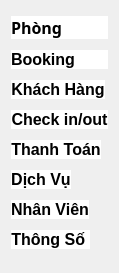
   <widget class="QWidget" name="verticalLayoutWidget">
    <property name="geometry">
     <rect>
      <x>20</x>
      <y>140</y>
      <width>111</width>
      <height>273</height>
     </rect>
    </property>
    <layout class="QVBoxLayout" name="verticalLayout_3">
     <item>
      <widget class="QPushButton" name="pushButton_19">
       <property name="font">
        <font>
         <family>Montserrat</family>
         <pointsize>12</pointsize>
         <weight>75</weight>
         <bold>true</bold>
        </font>
       </property>
       <property name="layoutDirection">
        <enum>Qt::LeftToRight</enum>
       </property>
       <property name="styleSheet">
        <string notr="true">QPushButton {
	background-color:white;
	border:1px;
	font-family: &quot;Montserrat&quot;;
	font-size:12pt;
	font-weight: bold;
	text-align: left;
}
QPushButton:hover {
	background-color:white;
	border:1px;
	font-family: &quot;Montserrat&quot;;
	font-size:13pt;
	font-weight: bold;
	text-align: left;
}
	</string>
       </property>
       <property name="text">
        <string>Phòng</string>
       </property>
      </widget>
     </item>
     <item>
      <widget class="QPushButton" name="pushButton_20">
       <property name="styleSheet">
        <string notr="true">QPushButton {
	background-color:white;
	border:1px;
	font-family: &quot;Montserrat&quot;;
	font-size:12pt;
	font-weight: bold;
	text-align: left;
}
QPushButton:hover {
	background-color:white;
	border:1px;
	font-family: &quot;Montserrat&quot;;
	font-size:13pt;
	font-weight: bold;
	text-align: left;
}</string>
       </property>
       <property name="text">
        <string>Booking</string>
       </property>
      </widget>
     </item>
     <item alignment="Qt::AlignLeft">
      <widget class="QPushButton" name="pushButton_21">
       <property name="styleSheet">
        <string notr="true">QPushButton {
	background-color:white;
	border:1px;
	font-family: &quot;Montserrat&quot;;
	font-size:12pt;
	font-weight: bold;
}
QPushButton:hover {
	background-color:white;
	border:1px;
	font-family: &quot;Montserrat&quot;;
	font-size:13pt;
	font-weight: bold;
	text-align: left;
}</string>
       </property>
       <property name="text">
        <string>Khách Hàng</string>
       </property>
      </widget>
     </item>
     <item alignment="Qt::AlignLeft">
      <widget class="QPushButton" name="pushButton_22">
       <property name="styleSheet">
        <string notr="true">QPushButton {
	background-color:white;
	border:1px;
	font-family: &quot;Montserrat&quot;;
	font-size:12pt;
	font-weight: bold;
}
QPushButton:hover {
	background-color:white;
	border:1px;
	font-family: &quot;Montserrat&quot;;
	font-size:13pt;
	font-weight: bold;
	text-align: left;
}</string>
       </property>
       <property name="text">
        <string>Check in/out</string>
       </property>
      </widget>
     </item>
     <item alignment="Qt::AlignLeft">
      <widget class="QPushButton" name="pushButton_23">
       <property name="styleSheet">
        <string notr="true">QPushButton {
	background-color:white;
	border:1px;
	font-family: &quot;Montserrat&quot;;
	font-size:12pt;
	font-weight: bold;
}
QPushButton:hover {
	background-color:white;
	border:1px;
	font-family: &quot;Montserrat&quot;;
	font-size:13pt;
	font-weight: bold;
	text-align: left;
}</string>
       </property>
       <property name="text">
        <string>Thanh Toán</string>
       </property>
      </widget>
     </item>
     <item alignment="Qt::AlignLeft">
      <widget class="QPushButton" name="pushButton_24">
       <property name="styleSheet">
        <string notr="true">QPushButton {
	background-color:white;
	border:1px;
	font-family: &quot;Montserrat&quot;;
	font-size:12pt;
	font-weight: bold;
}
QPushButton:hover {
	background-color:white;
	border:1px;
	font-family: &quot;Montserrat&quot;;
	font-size:13pt;
	font-weight: bold;
	text-align: left;
}</string>
       </property>
       <property name="text">
        <string>Dịch Vụ</string>
       </property>
      </widget>
     </item>
     <item alignment="Qt::AlignLeft">
      <widget class="QPushButton" name="pushButton_25">
       <property name="styleSheet">
        <string notr="true">QPushButton {
	background-color:white;
	border:1px;
	font-family: &quot;Montserrat&quot;;
	font-size:12pt;
	font-weight: bold;
}
QPushButton:hover {
	background-color:white;
	border:1px;
	font-family: &quot;Montserrat&quot;;
	font-size:13pt;
	font-weight: bold;
	text-align: left;
}</string>
       </property>
       <property name="text">
        <string>Nhân Viên</string>
       </property>
      </widget>
     </item>
     <item alignment="Qt::AlignLeft">
      <widget class="QPushButton" name="pushButton_26">
       <property name="styleSheet">
        <string notr="true">QPushButton {
	background-color:white;
	border:1px;
	font-family: &quot;Montserrat&quot;;
	font-size:12pt;
	font-weight: bold;
}
QPushButton:hover {
	background-color:white;
	border:1px;
	font-family: &quot;Montserrat&quot;;
	font-size:13pt;
	font-weight: bold;
	text-align: left;
}</string>
       </property>
       <property name="text">
        <string>Thông Số </string>
       </property>
      </widget>
     </item>
    </layout>
   </widget>
